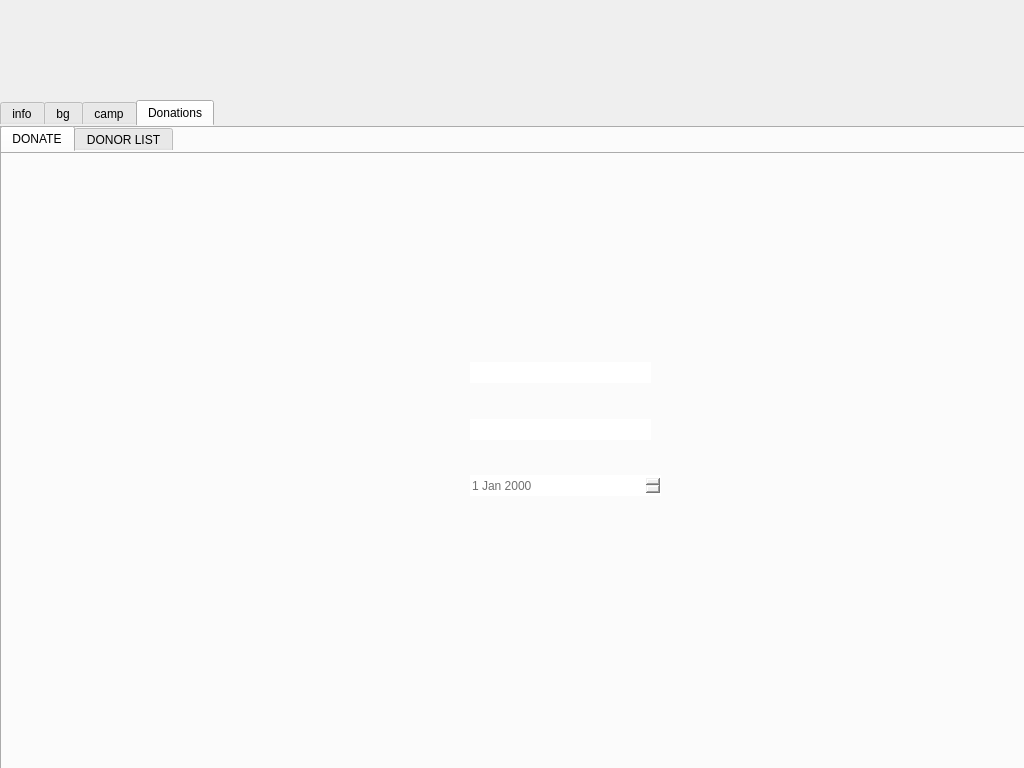
<?xml version="1.0" encoding="UTF-8"?>
<ui version="4.0">
 <class>MainWindow</class>
 <widget class="QMainWindow" name="MainWindow">
  <property name="geometry">
   <rect>
    <x>0</x>
    <y>0</y>
    <width>1024</width>
    <height>768</height>
   </rect>
  </property>
  <property name="minimumSize">
   <size>
    <width>1024</width>
    <height>768</height>
   </size>
  </property>
  <property name="maximumSize">
   <size>
    <width>1024</width>
    <height>768</height>
   </size>
  </property>
  <property name="windowTitle">
   <string>BLUT - BloodBank</string>
  </property>
  <property name="windowIcon">
   <iconset resource="bag-img.qrc">
    <normaloff>:/login-img/blood.png</normaloff>:/login-img/blood.png</iconset>
  </property>
  <property name="styleSheet">
   <string notr="true">border-color: rgb(112, 112, 112);</string>
  </property>
  <widget class="QWidget" name="centralwidget">
   <widget class="QTabWidget" name="info">
    <property name="geometry">
     <rect>
      <x>0</x>
      <y>100</y>
      <width>1031</width>
      <height>671</height>
     </rect>
    </property>
    <property name="currentIndex">
     <number>3</number>
    </property>
    <widget class="QWidget" name="Info_tab">
     <attribute name="title">
      <string>info</string>
     </attribute>
     <widget class="QWidget" name="verticalLayoutWidget">
      <property name="geometry">
       <rect>
        <x>520</x>
        <y>50</y>
        <width>621</width>
        <height>591</height>
       </rect>
      </property>
      <layout class="QVBoxLayout" name="verticalLayout_5">
       <item>
        <widget class="QLabel" name="name_5">
         <property name="text">
          <string>TextLabel</string>
         </property>
        </widget>
       </item>
       <item>
        <widget class="QLabel" name="h_id_5">
         <property name="text">
          <string>TextLabel</string>
         </property>
        </widget>
       </item>
       <item>
        <widget class="QLabel" name="email_5">
         <property name="text">
          <string>TextLabel</string>
         </property>
        </widget>
       </item>
       <item>
        <widget class="QLabel" name="phone_5">
         <property name="text">
          <string>TextLabel</string>
         </property>
        </widget>
       </item>
       <item>
        <widget class="QLabel" name="adr_5">
         <property name="text">
          <string>TextLabel</string>
         </property>
        </widget>
       </item>
       <item>
        <widget class="QLabel" name="lisc_5">
         <property name="text">
          <string>TextLabel</string>
         </property>
        </widget>
       </item>
      </layout>
     </widget>
     <widget class="QWidget" name="verticalLayoutWidget_2">
      <property name="geometry">
       <rect>
        <x>440</x>
        <y>50</y>
        <width>491</width>
        <height>591</height>
       </rect>
      </property>
      <layout class="QVBoxLayout" name="verticalLayout_6">
       <item>
        <widget class="QLabel" name="name_6">
         <property name="text">
          <string>NAME        :</string>
         </property>
        </widget>
       </item>
       <item>
        <widget class="QLabel" name="h_id_6">
         <property name="text">
          <string>ID              :</string>
         </property>
        </widget>
       </item>
       <item>
        <widget class="QLabel" name="email_6">
         <property name="text">
          <string>EMAIL        : </string>
         </property>
        </widget>
       </item>
       <item>
        <widget class="QLabel" name="phone_6">
         <property name="text">
          <string>PHONE       : </string>
         </property>
        </widget>
       </item>
       <item>
        <widget class="QLabel" name="adr_6">
         <property name="text">
          <string>ADDRESS   : </string>
         </property>
        </widget>
       </item>
       <item>
        <widget class="QLabel" name="lisc_6">
         <property name="text">
          <string>LISCENSE   : </string>
         </property>
        </widget>
       </item>
      </layout>
     </widget>
    </widget>
    <widget class="QWidget" name="bg_tab">
     <attribute name="title">
      <string>bg</string>
     </attribute>
     <widget class="QLCDNumber" name="lcdNumber">
      <property name="geometry">
       <rect>
        <x>500</x>
        <y>250</y>
        <width>64</width>
        <height>23</height>
       </rect>
      </property>
      <property name="font">
       <font>
        <family>Times New Roman</family>
       </font>
      </property>
     </widget>
     <widget class="QLabel" name="label">
      <property name="geometry">
       <rect>
        <x>460</x>
        <y>250</y>
        <width>55</width>
        <height>21</height>
       </rect>
      </property>
      <property name="font">
       <font>
        <family>Times New Roman</family>
        <pointsize>10</pointsize>
        <weight>75</weight>
        <bold>true</bold>
       </font>
      </property>
      <property name="text">
       <string>A+</string>
      </property>
     </widget>
     <widget class="QLCDNumber" name="lcdNumber_2">
      <property name="geometry">
       <rect>
        <x>500</x>
        <y>280</y>
        <width>64</width>
        <height>23</height>
       </rect>
      </property>
      <property name="font">
       <font>
        <family>Times New Roman</family>
       </font>
      </property>
     </widget>
     <widget class="QLabel" name="label_2">
      <property name="geometry">
       <rect>
        <x>460</x>
        <y>280</y>
        <width>55</width>
        <height>21</height>
       </rect>
      </property>
      <property name="font">
       <font>
        <family>Times New Roman</family>
        <pointsize>10</pointsize>
        <weight>75</weight>
        <bold>true</bold>
       </font>
      </property>
      <property name="text">
       <string>A+</string>
      </property>
     </widget>
     <widget class="QLCDNumber" name="lcdNumber_3">
      <property name="geometry">
       <rect>
        <x>500</x>
        <y>310</y>
        <width>64</width>
        <height>23</height>
       </rect>
      </property>
      <property name="font">
       <font>
        <family>Times New Roman</family>
       </font>
      </property>
     </widget>
     <widget class="QLabel" name="label_3">
      <property name="geometry">
       <rect>
        <x>460</x>
        <y>310</y>
        <width>55</width>
        <height>21</height>
       </rect>
      </property>
      <property name="font">
       <font>
        <family>Times New Roman</family>
        <pointsize>10</pointsize>
        <weight>75</weight>
        <bold>true</bold>
       </font>
      </property>
      <property name="text">
       <string>B+</string>
      </property>
     </widget>
     <widget class="QLCDNumber" name="lcdNumber_4">
      <property name="geometry">
       <rect>
        <x>500</x>
        <y>340</y>
        <width>64</width>
        <height>23</height>
       </rect>
      </property>
      <property name="font">
       <font>
        <family>Times New Roman</family>
       </font>
      </property>
     </widget>
     <widget class="QLabel" name="label_4">
      <property name="geometry">
       <rect>
        <x>460</x>
        <y>340</y>
        <width>55</width>
        <height>21</height>
       </rect>
      </property>
      <property name="font">
       <font>
        <family>Times New Roman</family>
        <pointsize>10</pointsize>
        <weight>75</weight>
        <bold>true</bold>
       </font>
      </property>
      <property name="text">
       <string>O+</string>
      </property>
     </widget>
    </widget>
    <widget class="QWidget" name="camp_tab">
     <attribute name="title">
      <string>camp</string>
     </attribute>
     <widget class="QTableWidget" name="tableWidget">
      <property name="geometry">
       <rect>
        <x>30</x>
        <y>130</y>
        <width>331</width>
        <height>331</height>
       </rect>
      </property>
      <property name="sizeAdjustPolicy">
       <enum>QAbstractScrollArea::AdjustToContents</enum>
      </property>
      <property name="editTriggers">
       <set>QAbstractItemView::NoEditTriggers</set>
      </property>
      <property name="rowCount">
       <number>10</number>
      </property>
      <property name="columnCount">
       <number>3</number>
      </property>
      <row/>
      <row/>
      <row/>
      <row/>
      <row/>
      <row/>
      <row/>
      <row/>
      <row/>
      <row/>
      <column>
       <property name="text">
        <string>CAMP_NAME</string>
       </property>
      </column>
      <column>
       <property name="text">
        <string>LOCATION</string>
       </property>
      </column>
      <column>
       <property name="text">
        <string>DATE</string>
       </property>
      </column>
     </widget>
     <widget class="QTableWidget" name="tableWidget_3">
      <property name="geometry">
       <rect>
        <x>510</x>
        <y>60</y>
        <width>481</width>
        <height>531</height>
       </rect>
      </property>
      <property name="sizePolicy">
       <sizepolicy hsizetype="Expanding" vsizetype="Expanding">
        <horstretch>0</horstretch>
        <verstretch>0</verstretch>
       </sizepolicy>
      </property>
      <property name="sizeAdjustPolicy">
       <enum>QAbstractScrollArea::AdjustToContents</enum>
      </property>
      <property name="editTriggers">
       <set>QAbstractItemView::NoEditTriggers</set>
      </property>
      <property name="gridStyle">
       <enum>Qt::DashDotLine</enum>
      </property>
      <property name="sortingEnabled">
       <bool>false</bool>
      </property>
      <property name="wordWrap">
       <bool>true</bool>
      </property>
      <property name="rowCount">
       <number>10</number>
      </property>
      <property name="columnCount">
       <number>4</number>
      </property>
      <row/>
      <row/>
      <row/>
      <row/>
      <row/>
      <row/>
      <row/>
      <row/>
      <row/>
      <row/>
      <column>
       <property name="text">
        <string>DONOR_NAME</string>
       </property>
      </column>
      <column>
       <property name="text">
        <string>PHONE NO.</string>
       </property>
      </column>
      <column>
       <property name="text">
        <string>BLOOD GROUP</string>
       </property>
      </column>
      <column>
       <property name="text">
        <string>UNITS</string>
       </property>
      </column>
     </widget>
    </widget>
    <widget class="QWidget" name="donation_tab">
     <attribute name="title">
      <string>Donations</string>
     </attribute>
     <widget class="QTabWidget" name="tabWidget">
      <property name="geometry">
       <rect>
        <x>0</x>
        <y>0</y>
        <width>1031</width>
        <height>661</height>
       </rect>
      </property>
      <property name="currentIndex">
       <number>0</number>
      </property>
      <widget class="QWidget" name="tab_2">
       <attribute name="title">
        <string>DONATE</string>
       </attribute>
       <widget class="QLabel" name="label_5">
        <property name="geometry">
         <rect>
          <x>190</x>
          <y>30</y>
          <width>615</width>
          <height>495</height>
         </rect>
        </property>
        <property name="styleSheet">
         <string notr="true">#label_5
{
background-color: none;
border-image:url(:/login-img/Donate.png);
background : none;
border : rgb(255, 255, 255);
background-repeat : none;
color: rgb(112, 112, 112);
}</string>
        </property>
        <property name="text">
         <string/>
        </property>
       </widget>
       <widget class="QPushButton" name="pushButton_6">
        <property name="geometry">
         <rect>
          <x>420</x>
          <y>390</y>
          <width>75</width>
          <height>31</height>
         </rect>
        </property>
        <property name="font">
         <font>
          <family>Segoe UI</family>
          <weight>75</weight>
          <bold>true</bold>
         </font>
        </property>
        <property name="cursor">
         <cursorShape>PointingHandCursor</cursorShape>
        </property>
        <property name="styleSheet">
         <string notr="true">#pushButton_6
{
background-color: none;
border-image:none;
background : none;
border : rgb(255, 255, 255);
background-repeat : none;
color: rgb(112, 112, 112);
}</string>
        </property>
        <property name="text">
         <string/>
        </property>
       </widget>
       <widget class="QDateEdit" name="dateEdit_3">
        <property name="geometry">
         <rect>
          <x>470</x>
          <y>323</y>
          <width>191</width>
          <height>21</height>
         </rect>
        </property>
        <property name="styleSheet">
         <string notr="true">#dateEdit_3
{
background-color: none;
border-image:none;
background : none;
border : rgb(255, 255, 255);
background-repeat : none;
color: rgb(112, 112, 112);
}</string>
        </property>
       </widget>
       <widget class="QPushButton" name="pushButton_5">
        <property name="geometry">
         <rect>
          <x>504</x>
          <y>390</y>
          <width>71</width>
          <height>31</height>
         </rect>
        </property>
        <property name="cursor">
         <cursorShape>PointingHandCursor</cursorShape>
        </property>
        <property name="styleSheet">
         <string notr="true">#pushButton_5
{
background-color: none;
border-image:none;
background : none;
border : rgb(255, 255, 255);
background-repeat : none;
color: rgb(112, 112, 112);
}</string>
        </property>
        <property name="text">
         <string/>
        </property>
       </widget>
       <widget class="QLineEdit" name="lineEdit_5">
        <property name="geometry">
         <rect>
          <x>470</x>
          <y>210</y>
          <width>181</width>
          <height>21</height>
         </rect>
        </property>
        <property name="font">
         <font>
          <family>Segoe UI</family>
          <weight>75</weight>
          <bold>true</bold>
         </font>
        </property>
        <property name="styleSheet">
         <string notr="true">#lineEdit_5
{
background-color: none;
border-image:none;
background : none;
border : rgb(255, 255, 255);
background-repeat : none;
color: rgb(112, 112, 112);
}</string>
        </property>
        <property name="alignment">
         <set>Qt::AlignLeading|Qt::AlignLeft|Qt::AlignTop</set>
        </property>
       </widget>
       <widget class="QLineEdit" name="lineEdit_6">
        <property name="geometry">
         <rect>
          <x>470</x>
          <y>267</y>
          <width>181</width>
          <height>21</height>
         </rect>
        </property>
        <property name="font">
         <font>
          <family>Segoe UI</family>
          <weight>75</weight>
          <bold>true</bold>
         </font>
        </property>
        <property name="styleSheet">
         <string notr="true">#lineEdit_6
{
background-color: none;
border-image:none;
background : none;
border : rgb(255, 255, 255);
background-repeat : none;
color: rgb(112, 112, 112);
}</string>
        </property>
        <property name="alignment">
         <set>Qt::AlignLeading|Qt::AlignLeft|Qt::AlignTop</set>
        </property>
       </widget>
       <widget class="QLabel" name="label_6">
        <property name="geometry">
         <rect>
          <x>390</x>
          <y>430</y>
          <width>211</width>
          <height>31</height>
         </rect>
        </property>
        <property name="font">
         <font>
          <family>Segoe UI</family>
         </font>
        </property>
        <property name="text">
         <string/>
        </property>
       </widget>
      </widget>
      <widget class="QWidget" name="tab_3">
       <attribute name="title">
        <string>DONOR LIST</string>
       </attribute>
       <widget class="QTableWidget" name="tableWidget_6">
        <property name="geometry">
         <rect>
          <x>240</x>
          <y>120</y>
          <width>571</width>
          <height>331</height>
         </rect>
        </property>
        <property name="sizePolicy">
         <sizepolicy hsizetype="MinimumExpanding" vsizetype="MinimumExpanding">
          <horstretch>0</horstretch>
          <verstretch>0</verstretch>
         </sizepolicy>
        </property>
        <property name="sizeAdjustPolicy">
         <enum>QAbstractScrollArea::AdjustToContents</enum>
        </property>
        <property name="editTriggers">
         <set>QAbstractItemView::NoEditTriggers</set>
        </property>
        <property name="rowCount">
         <number>10</number>
        </property>
        <property name="columnCount">
         <number>5</number>
        </property>
        <row/>
        <row/>
        <row/>
        <row/>
        <row/>
        <row/>
        <row/>
        <row/>
        <row/>
        <row/>
        <column>
         <property name="text">
          <string>DONOR NAME</string>
         </property>
        </column>
        <column>
         <property name="text">
          <string>PHONE NO.</string>
         </property>
        </column>
        <column>
         <property name="text">
          <string>BLOOD GROUP</string>
         </property>
        </column>
        <column>
         <property name="text">
          <string>UNITS OF BLOOD</string>
         </property>
        </column>
        <column>
         <property name="text">
          <string>DATE</string>
         </property>
        </column>
       </widget>
      </widget>
     </widget>
    </widget>
   </widget>
   <widget class="QLabel" name="label_17">
    <property name="geometry">
     <rect>
      <x>10</x>
      <y>10</y>
      <width>261</width>
      <height>81</height>
     </rect>
    </property>
    <property name="styleSheet">
     <string notr="true">#label_17
{
background-color: none;
border-image:url(:/login-img/Group 1.png);
background : none;
border : rgb(255, 255, 255);
background-repeat : none;
color: rgb(255, 255, 255);
}</string>
    </property>
    <property name="text">
     <string/>
    </property>
    <property name="alignment">
     <set>Qt::AlignCenter</set>
    </property>
    <property name="wordWrap">
     <bool>false</bool>
    </property>
   </widget>
   <zorder>info</zorder>
   <zorder>label_17</zorder>
   <zorder>tabWidget</zorder>
  </widget>
 </widget>
 <resources>
  <include location="bag-img.qrc"/>
 </resources>
 <connections/>
</ui>
